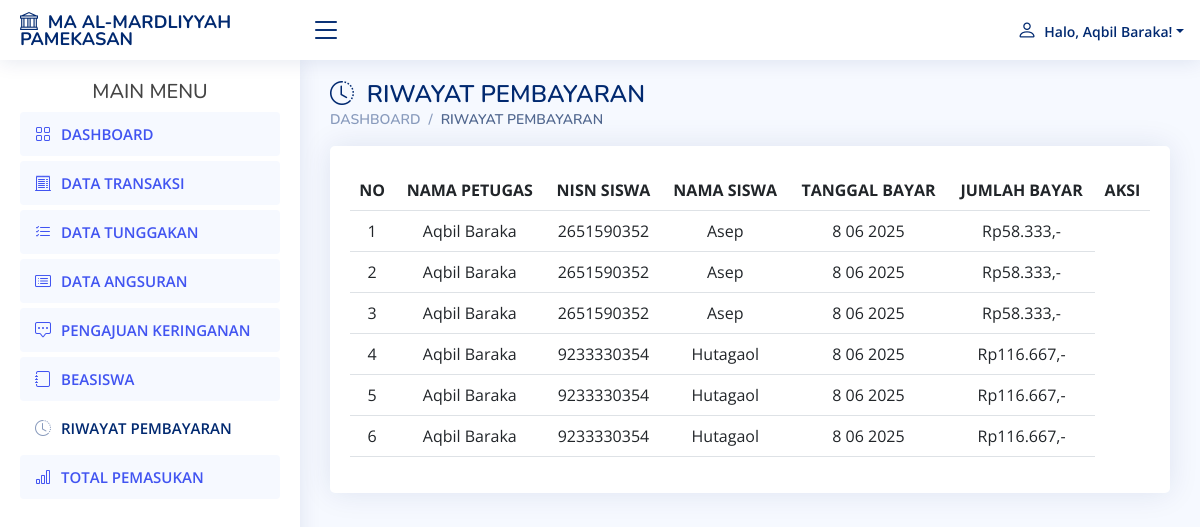
Screenshot of /petugas/history.php (signed in) with the database file from the repository.
### tables this page shows
CREATE TABLE `petugas` (
  `id_petugas` int(11) NOT NULL,
  `username` varchar(25) NOT NULL,
  `password` varchar(32) NOT NULL,
  `nama_petugas` varchar(35) NOT NULL,
  `level` enum('admin','petugas') NOT NULL,
  `foto` varchar(255) NOT NULL
);

CREATE TABLE `pembayaran` (
  `id_pembayaran` int(11) NOT NULL,
  `id_petugas` int(11) NOT NULL,
  `nisn` varchar(10) NOT NULL,
  `tgl_bayar` int(7) NOT NULL,
  `bulan_dibayar` varchar(15) NOT NULL,
  `tahun_dibayar` varchar(4) NOT NULL,
  `id_spp` int(11) NOT NULL,
  `jumlah_bayar` int(11) NOT NULL,
  `angsuran` int(11) DEFAULT NULL,
  `status` enum('paid','unpaid') NOT NULL DEFAULT 'paid',
  `payment_type` varchar(255) NOT NULL
);

CREATE TABLE `siswa` (
  `nisn` varchar(10) NOT NULL,
  `nis` varchar(50) NOT NULL,
  `username` varchar(50) NOT NULL,
  `password` varchar(50) NOT NULL,
  `nama` varchar(35) NOT NULL,
  `id_kelas` int(11) NOT NULL,
  `alamat` text NOT NULL,
  `no_telp` varchar(13) NOT NULL,
  `id_spp` int(11) NOT NULL,
  `foto` varchar(255) NOT NULL,
  `nama_ortu` varchar(255) NOT NULL,
  `pengajuan_baru` tinyint(4) NOT NULL DEFAULT 0
);

### petugas/history.php (the view, shortened to what this page needs)
<?php
require "../db.php";
?>
<!DOCTYPE html>
<html lang="en">
<head>
   <?php
    include 'aset.php'
   ?>
</head>
<body>
    <?php require "atas.php"; ?>
    <?php require "menu.php"; ?>
    <main id="main" class="main">
        <div class="pagetitle">
            <h1><i class="bi bi-clock-history"></i>&nbsp; RIWAYAT PEMBAYARAN</h1>
            <nav>
                <ol class="breadcrumb">
                    <li class="breadcrumb-item"><a href="index.php">DASHBOARD</a></li>
                    <li class="breadcrumb-item active">RIWAYAT PEMBAYARAN</li>
                </ol>
            </nav>
        </div>
        <section class="section">
            <div class="row">
                <div class="col-lg-12">
                    <div class="card">
                        <div class="card-body">
                            <br>
                            <table class="table datatable">
                                <tr>
                                    <th>
                                        <center>NO</center>
                                    </th>
                                    <th>
                                        <center>NAMA PETUGAS</center>
                                    </th>
                                    <th>
                                        <center>NISN SISWA</center>
                                    </th>
                                    <th>
                                        <center>NAMA SISWA</center>
                                    </th>
                                    <th>
                                        <center>TANGGAL BAYAR</center>
                                    </th>
                                    <th>
                                        <center>JUMLAH BAYAR</center>
                                    </th>
                                    <?php if (isset($_SESSION["admin"]) || isset($_SESSION["petugas"])) { ?>
                                        <th>
                                            <center>AKSI</center>
                                        </th>
                                    <?php } ?>
                                </tr>
                                <?php
                                $no = 0;
                                $sql = mysqli_query($kon, "SELECT * FROM pembayaran ORDER BY id_pembayaran DESC");
                                while ($gb = mysqli_fetch_array($sql)) {
                                    $no++;
                                ?>
                                    <tr class="text-center">
                                        <td><?= $no ?></td>
                                        <td>
                                            <?php
                                            $kue_petugas = mysqli_query($kon, "SELECT * FROM petugas WHERE id_petugas = " . $gb["id_petugas"]);
                                            $pts = mysqli_fetch_array($kue_petugas);
                                            echo $pts['nama_petugas']
                                            ?>
                                        </td>
                                        <td><?= $gb["nisn"] ?></td>
                                        <td>
                                            <?php
                                            $kue_siswa = mysqli_query($kon, "SELECT * FROM siswa WHERE nisn = " . $gb["nisn"]);
                                            $siswa = mysqli_fetch_array($kue_siswa);
                                            echo $siswa['nama']
                                            ?>
                                        </td>
                                        <td><?= $gb["tgl_bayar"] ?> <?= $gb["bulan_dibayar"] ?> <?= $gb['tahun_dibayar'] ?></td>
                                        <td>Rp<?= number_format($gb["jumlah_bayar"], 0, "", ".") ?>,-</td>
                                    </tr>
                                <?php } ?>
                            </table>
                        </div>
                    </div>
                </div>
            </div>
        </section>
    </main>
</body>
</html>

### petugas/atas.php (shortened to what this page needs)
<header id="header" class="header fixed-top d-flex align-items-center">
    <div class="d-flex align-items-center justify-content-between">
      <a href="index.php" class="logo d-flex align-items-center">
        <span class="d-none d-lg-block" style="font-size: 18px;"><i class="bi bi-bank"></i>&nbsp; MA AL-MARDLIYYAH PAMEKASAN</span>
      </a>
      <i class="bi bi-list toggle-sidebar-btn"></i>
    </div>
    <nav class="header-nav ms-auto">
      <ul class="d-flex align-items-center">
        <li class="nav-item dropdown pe-3">
          <a class="nav-link nav-profile d-flex align-items-center pe-0" href="#" data-bs-toggle="dropdown">
          <?php
            require "../db.php";
            $nisn = $_SESSION["petugas"];
            $query = "SELECT nama_petugas FROM petugas WHERE id_petugas = ?";
            $stmt = mysqli_prepare($kon, $query);
            mysqli_stmt_bind_param($stmt, "s", $nisn);
            mysqli_stmt_execute($stmt);
            $result = mysqli_stmt_get_result($stmt);
            $row = mysqli_fetch_assoc($result);
            if ($row) {
                $nama_petugas = $row['nama_petugas'];
            } else {
                $nama_petugas = 'Petugas Tidak Ditemukan';
            }
            ?>            <span class="d-none d-md-block dropdown-toggle ps-2"><i style="font-size: 20px" class="bi bi-person"></i>&nbsp; Halo, <?= htmlspecialchars($nama_petugas) ?>!</span>
          </a>
        </li>
      </ul>
    </nav>
  </header>

### assets/css/style.css (style rules this page uses)
:root { scroll-behavior: smooth; }
body { font-family: "Open Sans", sans-serif; background: #f6f9ff; color: #444444; }
a { color: #4154f1; text-decoration: none; }
h1, h2, h3, h4, h5, h6 { font-family: "Nunito", sans-serif; }
#main { margin-top: 60px; padding: 20px 30px; transition: all 0.3s; }
.pagetitle { margin-bottom: 10px; }
.pagetitle h1 { font-size: 24px; margin-bottom: 0; font-weight: 600; color: #012970; }
.card { margin-bottom: 30px; border: none; border-radius: 5px; box-shadow: 0px 0 30px rgba(1, 41, 112, 0.1); }
.card-body { padding: 0 20px 20px 20px; }
.breadcrumb { font-size: 14px; font-family: "Nunito", sans-serif; color: #899bbd; font-weight: 600; }
.breadcrumb a { color: #899bbd; transition: 0.3s; }
.breadcrumb .breadcrumb-item::before { color: #899bbd; }
.breadcrumb .active { color: #51678f; font-weight: 600; }
.logo { line-height: 1; }
@media (min-width: 1200px) { .logo { width: 280px; } }
.logo span { font-size: 26px; font-weight: 700; color: #012970; font-family: "Nunito", sans-serif; }
.header { transition: all 0.5s; z-index: 997; height: 60px; box-shadow: 0px 2px 20px rgba(1, 41, 112, 0.1); background-color: #fff; padding-left: 20px; }
.header .toggle-sidebar-btn { font-size: 32px; padding-left: 10px; cursor: pointer; color: #012970; }
.header-nav ul { list-style: none; }
.header-nav>ul { margin: 0; padding: 0; }
.header-nav .nav-profile { color: #012970; }
.header-nav .nav-profile span { font-size: 14px; font-weight: 600; }
@media (min-width: 1200px) { #main, #footer { margin-left: 300px; } }

### rows the page displays
petugas: nama_petugas "Aqbil Baraka"
pembayaran: id_petugas.nama_petugas "Aqbil Baraka", nisn "2651590352", nisn.nama "Asep", tgl_bayar "8", bulan_dibayar "06", tahun_dibayar "2025", jumlah_bayar "58.333"
pembayaran: id_petugas.nama_petugas "Aqbil Baraka", nisn "2651590352", nisn.nama "Asep", tgl_bayar "8", bulan_dibayar "06", tahun_dibayar "2025", jumlah_bayar "58.333"
pembayaran: id_petugas.nama_petugas "Aqbil Baraka", nisn "2651590352", nisn.nama "Asep", tgl_bayar "8", bulan_dibayar "06", tahun_dibayar "2025", jumlah_bayar "58.333"
pembayaran: id_petugas.nama_petugas "Aqbil Baraka", nisn "9233330354", nisn.nama "Hutagaol", tgl_bayar "8", bulan_dibayar "06", tahun_dibayar "2025", jumlah_bayar "116.667"
pembayaran: id_petugas.nama_petugas "Aqbil Baraka", nisn "9233330354", nisn.nama "Hutagaol", tgl_bayar "8", bulan_dibayar "06", tahun_dibayar "2025", jumlah_bayar "116.667"
pembayaran: id_petugas.nama_petugas "Aqbil Baraka", nisn "9233330354", nisn.nama "Hutagaol", tgl_bayar "8", bulan_dibayar "06", tahun_dibayar "2025", jumlah_bayar "116.667"
